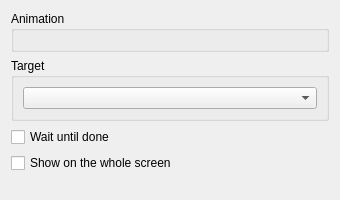
<?xml version="1.0" encoding="UTF-8"?>
<ui version="4.0">
 <class>ShowBattleAnimationWidget</class>
 <widget class="QWidget" name="ShowBattleAnimationWidget">
  <property name="geometry">
   <rect><x>0</x><y>0</y><width>340</width><height>200</height></rect>
  </property>
  <property name="windowTitle">
   <string>Show Battle Animation</string>
  </property>
  <layout class="QVBoxLayout" name="verticalLayout">
   <item>
    <widget class="QGroupBox" name="groupAnimation">
     <property name="title"><string>Animation</string></property>
     <layout class="QVBoxLayout" name="layoutAnimation">
      <item><widget class="AnimationRpgComboBox" name="comboAnimation"/></item>
     </layout>
    </widget>
   </item>
   <item>
    <widget class="QGroupBox" name="groupTarget">
     <property name="title"><string>Target</string></property>
     <layout class="QVBoxLayout" name="layoutTarget">
      <item><widget class="QComboBox" name="comboTarget"/></item>
     </layout>
    </widget>
   </item>
   <item>
    <widget class="QCheckBox" name="checkWait">
     <property name="text"><string>Wait until done</string></property>
    </widget>
   </item>
   <item>
    <widget class="QCheckBox" name="checkGlobal">
     <property name="text"><string>Show on the whole screen</string></property>
    </widget>
   </item>
   <item>
    <spacer name="verticalSpacer">
     <property name="orientation"><enum>Qt::Vertical</enum></property>
     <property name="sizeHint" stdset="0"><size><width>20</width><height>0</height></size></property>
    </spacer>
   </item>
  </layout>
 </widget>
 <customwidgets>
  <customwidget>
   <class>AnimationRpgComboBox</class>
   <extends>QWidget</extends>
   <header>ui/common/rpg_combobox.h</header>
  </customwidget>
 </customwidgets>
 <resources/>
 <connections/>
</ui>
